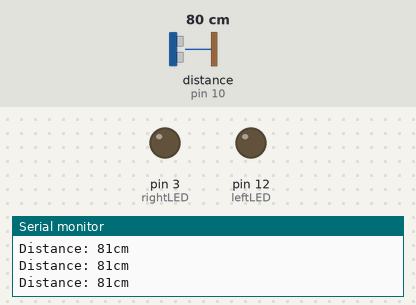
This sketch was run on a simulated Arduino Uno, built with avr-gcc and run on an emulated ATmega328P. Parts: output pins drawn as LEDs (lit = HIGH), the last lines printed to the serial monitor. The inputs (shaded band) are chosen by the test bench; at power-on: distance to the obstacle (sensor on pin 10) 80 cm. The echo pulse lasts 58.3 µs per cm; random numbers use the default seed unless the sketch sets one.

Above: at 1.2 s.
1.3 s: distance to the obstacle (sensor on pin 10) set to 2 cm
At 2.3 s:
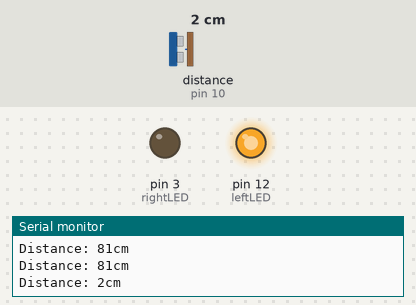
2.8 s: distance to the obstacle (sensor on pin 10) set to 250 cm
At 3.15 s:
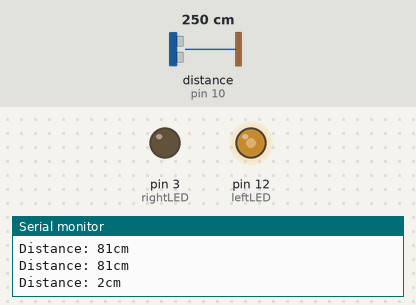
5.8 s: distance to the obstacle (sensor on pin 10) set to 206 cm
8.8 s: distance to the obstacle (sensor on pin 10) set to 198 cm
Timing chart, 0 to 11.8 s (numbered marks = the images above; inputs shaded):
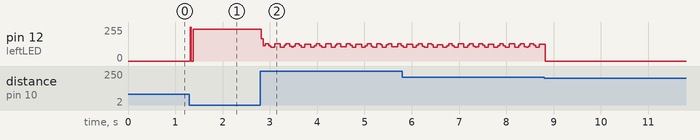

Measured:
- after the input at 1.3 s, pin 12 (leftLED): 0/255 → 240/255 at once

The sketch:

singleSensorCar2.ino
```cpp
// NewPing - Version: Latest
// Library to get easy ping function on Ultrasonic Sensor
#include <NewPing.h>

// Pin and variable setup
const int motor1;
const int motor2;

const int rightLED = 3;
const int leftLED = 12;

const int trigPin = 9;
const int echoPin =10;

long distance;

const int MAX_DISTANCE = 200;

//The easy ping function mentioned earlier
NewPing sonar(trigPin, echoPin, MAX_DISTANCE);


//Function that makes an LED on the left side of the car turn on
void leftLight() {
    digitalWrite(leftLED, HIGH);
    delay(10);
    digitalWrite(leftLED, LOW);
}

// Function that makes an LED on the right side of the car turn on
void rightLight() {
    digitalWrite(rightLED, HIGH);
    delay(10);
    digitalWrite(rightLED, LOW);
}


//Setting up pinmodes and running Serial.begin()
void setup() {
    pinMode(rightLED, OUTPUT);
    pinMode(leftLED, OUTPUT);
    pinMode(trigPin, OUTPUT);
    pinMode(echoPin, INPUT);
    Serial.begin(9600);
}

void loop() {
    //Usage of the easy function, the .ping_cm gives us the distance in cm
    distance = sonar.ping_cm();

    // Print information to the serial monitor so we can see what's happening
    Serial.print("Distance: ");
    Serial.print(distance);
    Serial.print("cm");
    Serial.println();

    //If the distance is less than 15 cm
    if(distance < 15) {

      //Randomly select either 0 or 1
      int randomNumber = random(0,2);

      // If number is 1 aka true
      if(randomNumber) {
        while(distance < 15) {
         leftLight();
         distance = sonar.ping_cm();
        }
      }

      //Otherwise do this (when number is 0)
      else{
        while(distance<15) {
         rightLight();
         distance = sonar.ping_cm();
        }
      }
    }


}
```
